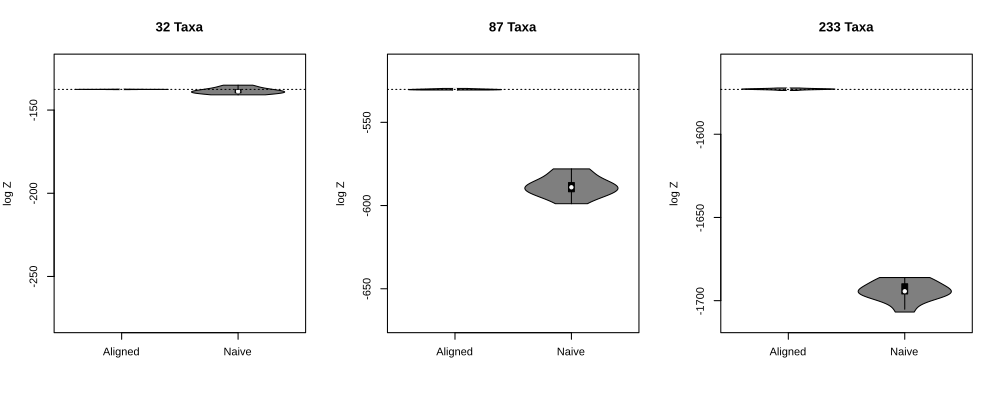

Generate this figure with R:
rm(list = ls())
library(rppl)
library(vioplot)
source("src/plotting-functions.R")

crbd_analytical = read_model("crbd_analytical_priors", modelf = "verification/alignment/crbd-analytical-results.JSON", reps = 1)
crbd_analytical$tree = sapply(crbd_analytical$tree, strip_read_phyjson)

crbd = read_model("crbd", modelf = "verification/alignment/crbd-results.JSON", reps = 12)
crbd$tree = sapply(crbd$tree, strip_read_phyjson)

crbd_naive = read_model("crbd", modelf = "verification/alignment/crbd-naive-results.JSON", reps = 12)
crbd_naive$tree = sapply(crbd_naive$tree, strip_read_phyjson)


ptrees = crbd_analytical$tree
m = crbd_analytical$crbd_analytical_priors_means
l = 140
u = 15

cairo_pdf("plots/alignment.pdf", onefile = TRUE, width = 10, height = 4, pointsize = 12, fallback_resolution = 600)

par(mfrow = c(1,3))
scale = list(c(m[1] - l, m[1] + u), c(m[2] - l, m[2] + u), c(m[3] - l, m[3] + u))
ttls = c("32 Taxa", "87 Taxa", "233 Taxa")
for (tr in seq(from = 1, to = 3, by = 1)) {
  plframe = data.frame("Aligned" = as.numeric(crbd[tr, 9:18]), "Naive" = as.numeric(crbd_naive[tr, 9:18]))
  #plotmain = paste("Alignment Test On", ptrees[tr], "Tree")
  vioplot(plframe, main = ttls[tr], ylab = "log Z", ylim = scale[[tr]])
  abline(h = as.numeric(crbd_analytical[tr, 6]), lty = "dotted")
  #  mtext("Baseline (dotted): analytical solution.")
}

dev.off()
